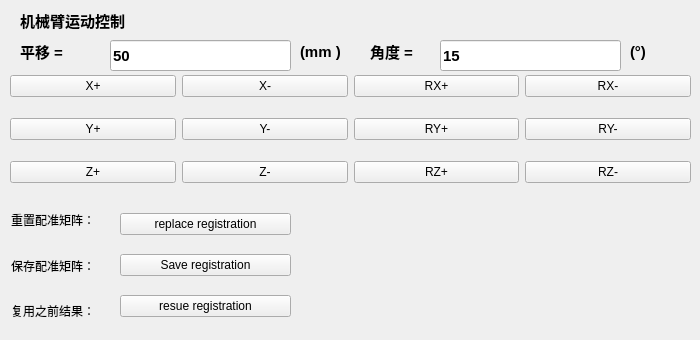
     <widget class="QWidget" name="tab_4">
      <attribute name="title">
       <string>机械臂配准</string>
      </attribute>
      <widget class="QLineEdit" name="lineEdit_intuitiveValue_2">
       <property name="geometry">
        <rect>
         <x>110</x>
         <y>40</y>
         <width>181</width>
         <height>31</height>
        </rect>
       </property>
       <property name="font">
        <font>
         <pointsize>11</pointsize>
         <weight>75</weight>
         <bold>true</bold>
        </font>
       </property>
       <property name="layoutDirection">
        <enum>Qt::RightToLeft</enum>
       </property>
       <property name="text">
        <string>50</string>
       </property>
      </widget>
      <widget class="QLineEdit" name="lineEdit_intuitiveValue_5">
       <property name="geometry">
        <rect>
         <x>440</x>
         <y>40</y>
         <width>181</width>
         <height>31</height>
        </rect>
       </property>
       <property name="font">
        <font>
         <pointsize>11</pointsize>
         <weight>75</weight>
         <bold>true</bold>
        </font>
       </property>
       <property name="layoutDirection">
        <enum>Qt::RightToLeft</enum>
       </property>
       <property name="text">
        <string>15</string>
       </property>
      </widget>
      <widget class="QLabel" name="label_19">
       <property name="geometry">
        <rect>
         <x>300</x>
         <y>40</y>
         <width>61</width>
         <height>23</height>
        </rect>
       </property>
       <property name="font">
        <font>
         <pointsize>11</pointsize>
         <weight>75</weight>
         <bold>true</bold>
        </font>
       </property>
       <property name="text">
        <string>(mm )</string>
       </property>
      </widget>
      <widget class="QWidget" name="layoutWidget_3">
       <property name="geometry">
        <rect>
         <x>10</x>
         <y>60</y>
         <width>681</width>
         <height>141</height>
        </rect>
       </property>
       <layout class="QGridLayout" name="gridLayout_15">
        <item row="3" column="4">
         <widget class="QPushButton" name="pushButton_ryp_2">
          <property name="text">
           <string>RY+</string>
          </property>
         </widget>
        </item>
        <item row="3" column="5">
         <widget class="QPushButton" name="pushButton_rym_2">
          <property name="text">
           <string>RY-</string>
          </property>
         </widget>
        </item>
        <item row="3" column="3">
         <widget class="QPushButton" name="pushButton_ym_2">
          <property name="text">
           <string>Y-</string>
          </property>
         </widget>
        </item>
        <item row="1" column="5">
         <widget class="QPushButton" name="pushButton_rxm_2">
          <property name="text">
           <string>RX-</string>
          </property>
         </widget>
        </item>
        <item row="1" column="4">
         <widget class="QPushButton" name="pushButton_rxp_2">
          <property name="text">
           <string>RX+</string>
          </property>
         </widget>
        </item>
        <item row="3" column="2">
         <widget class="QPushButton" name="pushButton_yp_2">
          <property name="text">
           <string>Y+</string>
          </property>
         </widget>
        </item>
        <item row="4" column="5">
         <widget class="QPushButton" name="pushButton_rzm_2">
          <property name="text">
           <string>RZ-</string>
          </property>
         </widget>
        </item>
        <item row="4" column="2">
         <widget class="QPushButton" name="pushButton_zp_2">
          <property name="text">
           <string>Z+</string>
          </property>
         </widget>
        </item>
        <item row="4" column="3">
         <widget class="QPushButton" name="pushButton_zm_2">
          <property name="text">
           <string>Z-</string>
          </property>
         </widget>
        </item>
        <item row="1" column="2">
         <widget class="QPushButton" name="pushButton_xp_2">
          <property name="text">
           <string>X+</string>
          </property>
         </widget>
        </item>
        <item row="4" column="4">
         <widget class="QPushButton" name="pushButton_rzp_2">
          <property name="text">
           <string>RZ+</string>
          </property>
         </widget>
        </item>
        <item row="1" column="3">
         <widget class="QPushButton" name="pushButton_xm_2">
          <property name="text">
           <string>X-</string>
          </property>
         </widget>
        </item>
       </layout>
      </widget>
      <widget class="QLabel" name="label_18">
       <property name="geometry">
        <rect>
         <x>20</x>
         <y>10</y>
         <width>171</width>
         <height>21</height>
        </rect>
       </property>
       <property name="font">
        <font>
         <pointsize>11</pointsize>
         <weight>75</weight>
         <bold>true</bold>
        </font>
       </property>
       <property name="text">
        <string>机械臂运动控制</string>
       </property>
      </widget>
      <widget class="QLabel" name="label_17">
       <property name="geometry">
        <rect>
         <x>20</x>
         <y>40</y>
         <width>71</width>
         <height>23</height>
        </rect>
       </property>
       <property name="font">
        <font>
         <pointsize>11</pointsize>
         <weight>75</weight>
         <bold>true</bold>
        </font>
       </property>
       <property name="layoutDirection">
        <enum>Qt::LeftToRight</enum>
       </property>
       <property name="text">
        <string>平移 =</string>
       </property>
      </widget>
      <widget class="QLabel" name="label_34">
       <property name="geometry">
        <rect>
         <x>630</x>
         <y>40</y>
         <width>41</width>
         <height>23</height>
        </rect>
       </property>
       <property name="font">
        <font>
         <pointsize>11</pointsize>
         <weight>75</weight>
         <bold>true</bold>
        </font>
       </property>
       <property name="text">
        <string>(°)</string>
       </property>
      </widget>
      <widget class="QLabel" name="label_36">
       <property name="geometry">
        <rect>
         <x>370</x>
         <y>40</y>
         <width>71</width>
         <height>23</height>
        </rect>
       </property>
       <property name="font">
        <font>
         <pointsize>11</pointsize>
         <weight>75</weight>
         <bold>true</bold>
        </font>
       </property>
       <property name="layoutDirection">
        <enum>Qt::LeftToRight</enum>
       </property>
       <property name="text">
        <string>角度 =</string>
       </property>
      </widget>
      <widget class="QWidget" name="layoutWidget_5">
       <property name="geometry">
        <rect>
         <x>11</x>
         <y>200</y>
         <width>107</width>
         <height>131</height>
        </rect>
       </property>
       <layout class="QVBoxLayout" name="verticalLayout_7">
        <item>
         <widget class="QLabel" name="label_13">
          <property name="text">
           <string>重置配准矩阵：</string>
          </property>
         </widget>
        </item>
        <item>
         <widget class="QLabel" name="label_20">
          <property name="text">
           <string>保存配准矩阵：</string>
          </property>
         </widget>
        </item>
        <item>
         <widget class="QLabel" name="label_21">
          <property name="text">
           <string>复用之前结果：</string>
          </property>
         </widget>
        </item>
       </layout>
      </widget>
      <widget class="QWidget" name="layoutWidget_4">
       <property name="geometry">
        <rect>
         <x>120</x>
         <y>200</y>
         <width>171</width>
         <height>131</height>
        </rect>
       </property>
       <layout class="QVBoxLayout" name="verticalLayout_8">
        <item>
         <widget class="QPushButton" name="pushButton_replaceMatrix">
          <property name="text">
           <string>replace registration</string>
          </property>
         </widget>
        </item>
        <item>
         <widget class="QPushButton" name="pushButton_saveMatrix">
          <property name="text">
           <string>Save registration</string>
          </property>
         </widget>
        </item>
        <item>
         <widget class="QPushButton" name="pushButton_reuseMatrix">
          <property name="text">
           <string>resue registration</string>
          </property>
         </widget>
        </item>
       </layout>
      </widget>
      <zorder>label_19</zorder>
      <zorder>layoutWidget_3</zorder>
      <zorder>label_18</zorder>
      <zorder>label_17</zorder>
      <zorder>label_34</zorder>
      <zorder>label_36</zorder>
      <zorder>layoutWidget_5</zorder>
      <zorder>layoutWidget_4</zorder>
      <zorder>lineEdit_intuitiveValue_2</zorder>
      <zorder>lineEdit_intuitiveValue_5</zorder>
     </widget>
